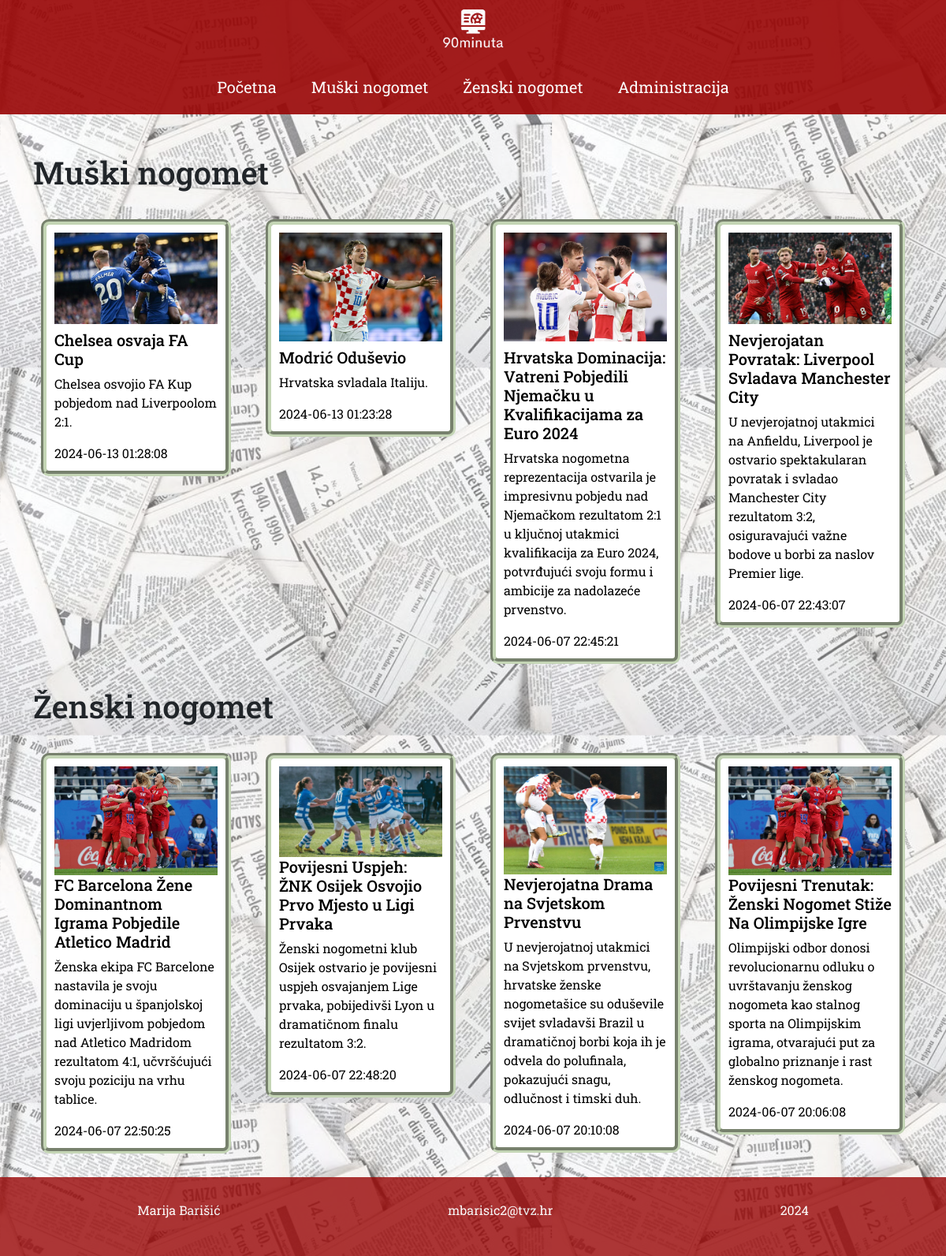
The page / on the database its author committed.
### tables this page shows
CREATE TABLE `clanak` (
  `id` int(11) NOT NULL,
  `kategorija` varchar(15) NOT NULL,
  `naslov_vijesti` varchar(100) NOT NULL,
  `kratki_sazetak_vijesti` text NOT NULL,
  `datum` datetime NOT NULL,
  `slika` text NOT NULL,
  `sadrzaj_vijesti` text DEFAULT NULL,
  `arhiva` tinyint(1) DEFAULT NULL
);

### index.php (the view, shortened to what this page needs)
<!DOCTYPE html>
<html lang="hr">
<head>
  <link rel="stylesheet" href="style.css">
  <link href="https://cdn.jsdelivr.net/npm/bootstrap@5.2.3/dist/css/bootstrap.min.css" rel="stylesheet">
  <link rel="stylesheet" href="style.css">
</head>
<body>
  <header>
  <nav>
      <img src="images/logo.png" alt="">
      <ul>
        <li><a href="index.php">Početna</a></li>
        <li><a href="kategorija.php?id=Muški nogomet">Muški nogomet</a></li>
        <li><a href="kategorija.php?id=Ženski nogomet">Ženski nogomet</a></li>
        <li class="dropdown">
          <a href="prijava.html">Administracija</a>
        </li>
      </ul>
    </nav>
  </header>
  <div class="clanci">
    <div class="container">
      <section class="row">
        <h1>Muški nogomet</h1>
        <?php
        include 'connect.php';
        if($dbc){
            $query_muski_nogomet = "SELECT * FROM clanak WHERE kategorija = 'Muški nogomet' AND arhiva = 0 ORDER BY datum DESC LIMIT 4";
            $result_muski_nogomet = mysqli_query($dbc, $query_muski_nogomet) or die('Error querying database');
            if(mysqli_num_rows($result_muski_nogomet) > 0) {
                while($row = mysqli_fetch_array($result_muski_nogomet)){
                    $slika = $row['slika'];
                    $naslov = $row['naslov_vijesti'];
                    $sazetak  = $row['kratki_sazetak_vijesti'];
                    $vrijeme  = $row['datum'];
                    echo "<a href='clanak.php?id={$row['id']}' class='col-lg-3 col-md-6 col-sm-12'>";
                    echo "<article class='article'>";
                      echo "<img class='img-fluid mb-2' src='images/$slika' alt=''>";
                      echo "<h2 class='fs-5'>$naslov</h2>";
                      echo "<p>$sazetak</p>";
                      echo "<time>$vrijeme</time>";
                    echo "</article>";
                    echo "</a>";
                }
            } else {
                echo "Nema dostupnih članaka.";
            }
        } else {
            echo "Ne može se pristupiti podacima: " . mysqli_error($dbc);
        }
      ?>
      </section>
      <section class="row">
        <h1>Ženski nogomet</h1>
        <?php
        include 'connect.php';
        if($dbc){
            $query_zenski_nogomet = "SELECT * FROM clanak WHERE kategorija = 'Ženski nogomet' AND arhiva = 0 ORDER BY datum DESC LIMIT 4";
            $result_zenski_nogomet = mysqli_query($dbc, $query_zenski_nogomet) or die('Error querying database');
            if(mysqli_num_rows($result_zenski_nogomet) > 0) {
                while($row = mysqli_fetch_array($result_zenski_nogomet)){
                    $slika = $row['slika'];
                    $naslov = $row['naslov_vijesti'];
                    $sazetak  = $row['kratki_sazetak_vijesti'];
                    $vrijeme  = $row['datum'];
                    echo "<a href='clanak.php?id={$row['id']}' class='col-lg-3 col-md-6 col-sm-12'>";
                    echo "<article class='article'>";
                      echo "<img class='img-fluid' src='images/$slika' alt=''>";
                      echo "<h2 class='fs-5'>$naslov</h2>";
                      echo "<p>$sazetak</p>";
                      echo "<time>$vrijeme</time>";
                    echo "</article>";
                    echo "</a>";
                }
            } else {
                echo "Nema dostupnih članaka.";
            }
        } else {
            echo "Ne može se pristupiti podacima: " . mysqli_error($dbc);
        }
      ?>
      </section>
    </div>
  </div>
  <footer>
    <p>Marija Barišić</p>
    <p>mbarisic2@tvz.hr</p>
    <p>2024</p>
  </footer>
</body>
</html>

### style.css (style rules this page uses)
* { margin: 0 auto; font-family: "Roboto Slab"; }
body { background-image: url(images/background-newspaper.png); background-size: 700px; }
header { text-align: center; background-color: #990505; opacity: 0.9; }
nav { display: flex; flex-direction: column; justify-content: center; align-items: center; margin-bottom: 50px; }
nav>img { display: block; width: 100px; padding: 10px; }
nav>ul { list-style-type: none; padding: 0; }
nav>ul>li { display: inline-block; padding: 20px; }
nav>ul>li>a { text-decoration: none; font-size: 20px; color: #ffffff; }
ul { padding: 0; margin: 0; }
footer { background-color: #990505; color: #ffffff; padding: 30px; clear: both; display: flex; flex-direction: row; justify-content: center; align-items: center; opacity: 0.8; }
h1 { margin-bottom: 25px; }
section>a { text-decoration: none; color: black; }
.article { margin: 10px; border: 7px groove #C4D5B5; border-radius: 10px; padding: 10px; word-wrap: break-word; background-color: #ffffff; }
section { margin: 20px auto; }

### rows shown on the page
clanak: slika (picture), naslov_vijesti "Chelsea osvaja FA Cup", kratki_sazetak_vijesti "Chelsea osvojio FA Kup pobjedom nad Liverpoolom 2:1.", datum "2024-06-13 01:28:08"
clanak: slika (picture), naslov_vijesti "Modrić Oduševio", kratki_sazetak_vijesti "Hrvatska svladala Italiju.", datum "2024-06-13 01:23:28"
clanak: slika (picture), naslov_vijesti "Hrvatska Dominacija: Vatreni Pobjedili Njemačku u Kvalifikacijama za Euro 2024", kratki_sazetak_vijesti "Hrvatska nogometna reprezentacija ostvarila je impresivnu pobjedu nad Njemačkom rezultatom 2:1 u ključnoj utakmici kvalifikacija za Euro 2024, potvrđujući svoju formu i ambicije za nadolazeće prvenstvo.", datum "2024-06-07 22:45:21"
clanak: slika (picture), naslov_vijesti "Nevjerojatan Povratak: Liverpool Svladava Manchester City", kratki_sazetak_vijesti "U nevjerojatnoj utakmici na Anfieldu, Liverpool je ostvario spektakularan povratak i svladao Manchester City rezultatom 3:2, osiguravajući važne bodove u borbi za naslov Premier lige.", datum "2024-06-07 22:43:07"
clanak: slika (picture), naslov_vijesti "FC Barcelona Žene Dominantnom Igrama Pobjedile Atletico Madrid", kratki_sazetak_vijesti "Ženska ekipa FC Barcelone nastavila je svoju dominaciju u španjolskoj ligi uvjerljivom pobjedom nad Atletico Madridom rezultatom 4:1, učvršćujući svoju poziciju na vrhu tablice.", datum "2024-06-07 22:50:25"
clanak: slika (picture), naslov_vijesti "Povijesni Uspjeh: ŽNK Osijek Osvojio Prvo Mjesto u Ligi Prvaka", kratki_sazetak_vijesti "Ženski nogometni klub Osijek ostvario je povijesni uspjeh osvajanjem Lige prvaka, pobijedivši Lyon u dramatičnom finalu rezultatom 3:2.", datum "2024-06-07 22:48:20"
clanak: slika (picture), naslov_vijesti "Nevjerojatna Drama na Svjetskom Prvenstvu", kratki_sazetak_vijesti "U nevjerojatnoj utakmici na Svjetskom prvenstvu, hrvatske ženske nogometašice su oduševile svijet svladavši Brazil u dramatičnoj borbi koja ih je odvela do polufinala, pokazujući snagu, odlučnost i timski duh.", datum "2024-06-07 20:10:08"
clanak: slika (picture), naslov_vijesti "Povijesni Trenutak: Ženski Nogomet Stiže Na Olimpijske Igre", kratki_sazetak_vijesti "Olimpijski odbor donosi revolucionarnu odluku o uvrštavanju ženskog nogometa kao stalnog sporta na Olimpijskim igrama, otvarajući put za globalno priznanje i rast ženskog nogometa.", datum "2024-06-07 20:06:08"
